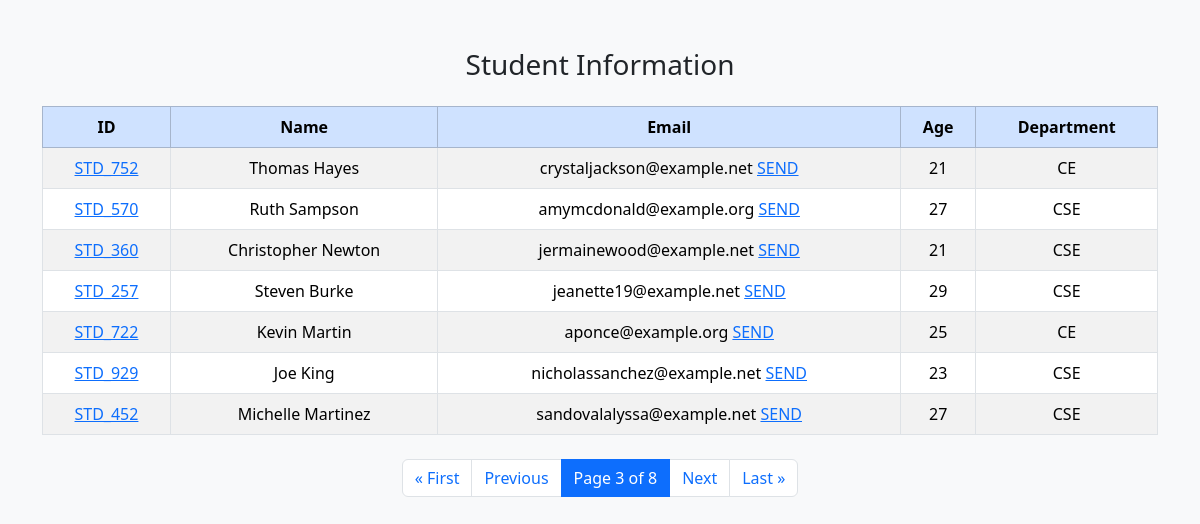
/?page=3, run on the app's committed database.
### myapp/models.py (models this page shows)
class Student(models.Model):
    dept = models.ForeignKey(Dept,on_delete=models.CASCADE)
    student_id = models.OneToOneField(StudentId,on_delete=models.CASCADE)
    name  = models.CharField(max_length=20)
    email = models.CharField(max_length=50)
    age = models.IntegerField()

class StudentId(models.Model):
    st_id = models.CharField(max_length=10)

class Dept(models.Model):
    name = models.CharField(max_length=20)

### myapp/views.py (the view)
# urls.py: path("",index,name="index"),
def index(request):
    students = Student.objects.all()
    paginator = Paginator(students, 7)
    page_number = request.GET.get("page")
    page_obj = paginator.get_page(page_number)
    return render(request,"index.html",{"students":page_obj})

### myapp/templates/index.html (shortened to what this page needs)
<!DOCTYPE html>
<html lang="en">
<head>
    <link href="https://cdn.jsdelivr.net/npm/bootstrap@5.3.3/dist/css/bootstrap.min.css" rel="stylesheet">
</head>
<body class="bg-light">
    <div class="container mt-5">
        <h3 class="text-center mb-4">Student Information</h3>
        <div class="table-responsive">
            <table class="table table-bordered table-striped table-hover text-center">
                <thead class="table-primary">
                    <tr>
                        <th>ID</th>
                        <th>Name</th>
                        <th>Email</th>
                        <th>Age</th>
                        <th>Department</th>
                    </tr>
                </thead>
                <tbody>
                    {%for student in students%}
                    <tr>
                        <td>
                            <a href="{%url 'reportcard'%}?stid={{student.id}}&action=card">
                                {{student.student_id.st_id}}
                            </a>
                        </td>
                        <td>{{student.name}}</td>
                        <td>{{student.email}} <a href="{%url 'reportcard'%}?stid={{student.id}}&action=send">
                                SEND
                            </a></a></td>
                        <td>{{student.age}}</td>
                        <td>{{student.dept.name}}</td>
                    </tr>
                    {%endfor%}
                </tbody>
            </table>
            <div class="d-flex justify-content-center mt-4">
                <nav>
                    <ul class="pagination">
                        {% if students.has_previous %}
                        <li class="page-item">
                            <a class="page-link" href="?page=1">« First</a>
                        </li>
                        <li class="page-item">
                            <a class="page-link" href="?page={{ students.previous_page_number }}">Previous</a>
                        </li>
                        {% endif %}
                        <li class="page-item active">
                            <a class="page-link">
                                Page {{ students.number }} of {{ students.paginator.num_pages }}
                            </a>
                        </li>
                        {% if students.has_next %}
                        <li class="page-item">
                            <a class="page-link" href="?page={{ students.next_page_number }}">Next</a>
                        </li>
                        <li class="page-item">
                            <a class="page-link" href="?page={{ students.paginator.num_pages }}">Last »</a>
                        </li>
                        {% endif %}
                    </ul>
                </nav>
            </div>
        </div>
    </div>
</body>
</html>

### data on the page
Student: student_id.st_id "STD_752", name "Thomas Hayes", email "crystaljackson@example.net", age "21", dept.name "CE"
Student: student_id.st_id "STD_570", name "Ruth Sampson", email "amymcdonald@example.org", age "27", dept.name "CSE"
Student: student_id.st_id "STD_360", name "Christopher Newton", email "jermainewood@example.net", age "21", dept.name "CSE"
Student: student_id.st_id "STD_257", name "Steven Burke", email "jeanette19@example.net", age "29", dept.name "CSE"
Student: student_id.st_id "STD_722", name "Kevin Martin", email "aponce@example.org", age "25", dept.name "CE"
Student: student_id.st_id "STD_929", name "Joe King", email "nicholassanchez@example.net", age "23", dept.name "CSE"
Student: student_id.st_id "STD_452", name "Michelle Martinez", email "sandovalalyssa@example.net", age "27", dept.name "CSE"

### other printed values
{{ students.number }} "3"
{{ students.paginator.num_pages }} "8"
